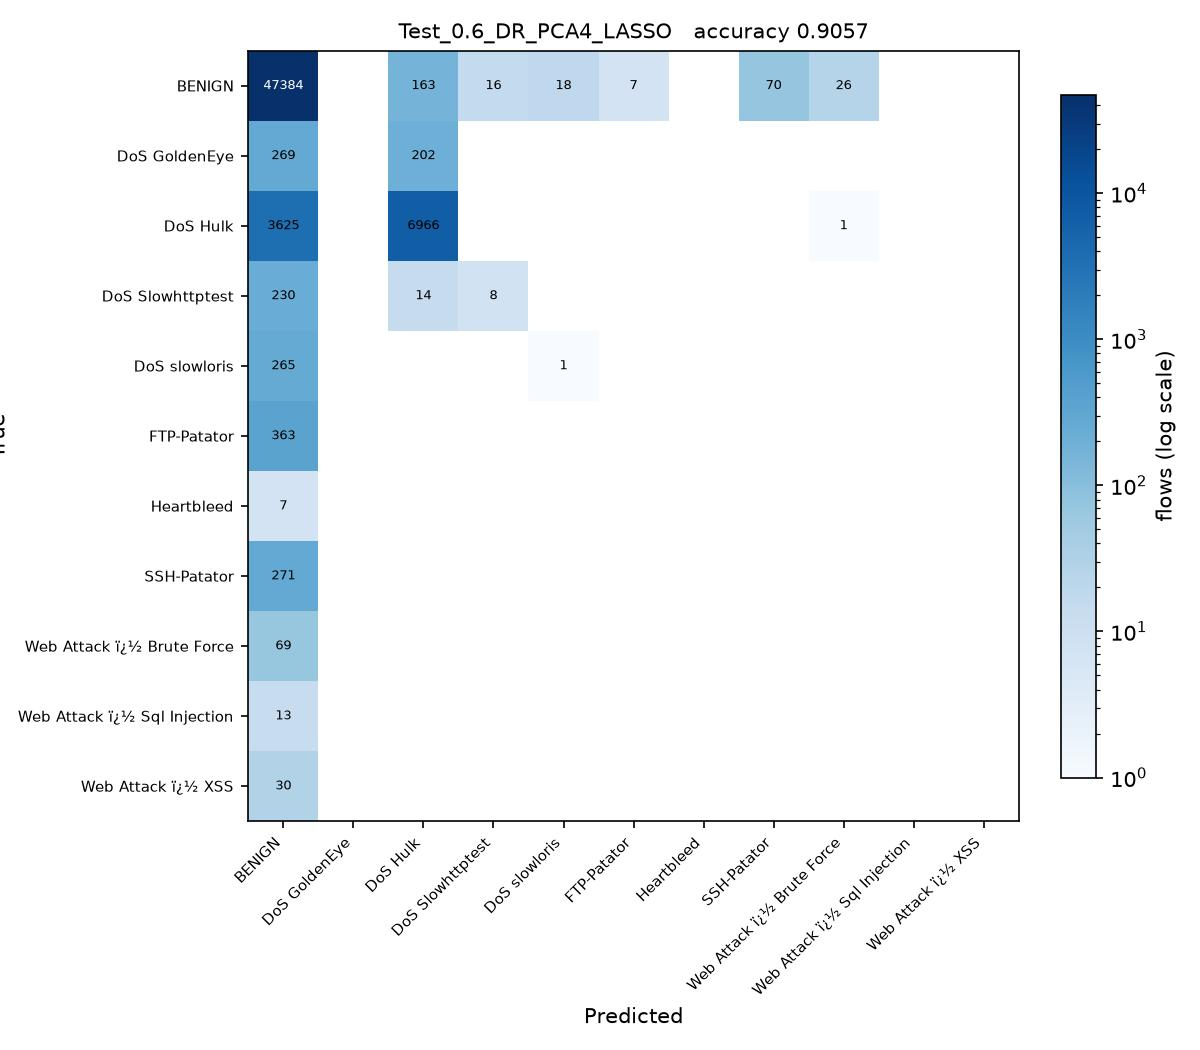

Source code (Python):
# Test_0.6_DR_PCA4_LASSO.py
#
# Test size 0.6  |  PCA, 4 components  |  Lasso Regression -> SGDClassifier(penalty='l1') (sheet #4)
#
# This is SGDC_60_40.py with the changes marked CHANGE below and nothing else.
#
# Sheet entry 4 is Lasso(alpha=0.1), a regressor. Its defining feature is the
# L1 penalty, which SGDClassifier(penalty='l1') applies to a classifier.
# alpha is left at the SGDClassifier default: the sheet's 0.1 is scaled to
# Lasso's own loss and means something different here.

import os
from pathlib import Path

# CHANGE 1: run from the project folder, so the CSV names below resolve, and
# read them as latin-1. The Web Attack labels contain byte 0x96, which the
# default utf-8 decoder rejects with UnicodeDecodeError.
os.chdir(Path(__file__).resolve().parent.parent)
import numpy as np
import pandas as pd

df1 = pd.read_csv(r'C:\Users\Karthika\OneDrive\Desktop\ACN_PCA_75_Runs\Scripts\Tuesday-WorkingHours.pcap_ISCX (1).csv', low_memory=True, encoding='latin-1')
df2 = pd.read_csv(r'C:\Users\Karthika\OneDrive\Desktop\ACN_PCA_75_Runs\Scripts\Wednesday-workingHours.pcap_ISCX.csv', low_memory=True, encoding='latin-1')
df3 = pd.read_csv(r'C:\Users\Karthika\OneDrive\Desktop\ACN_PCA_75_Runs\Scripts\Thursday-WorkingHours-Morning-WebAttacks.pcap_ISCX.csv', low_memory=True, encoding='latin-1')

dataset = pd.concat([df1, df2, df3], ignore_index=True)

dataset.columns = dataset.columns.str.strip()

# CHANGE 2: a stratified sample of 100000 flows, the same for every run.
# The full three captures hold about 1.3 million flows, which makes 75 runs
# impractical. At least 50 flows of every class are kept.
label = dataset.columns[-1]
dataset = pd.concat(
    [g.sample(n=min(len(g), max(50, round(100000 * len(g) / len(dataset)))), random_state=0)
     for _, g in dataset.groupby(label)],
    ignore_index=True
)

X = dataset.iloc[:, :-1]
y = dataset.iloc[:, -1]

X = X.apply(pd.to_numeric, errors='coerce')

X.replace([np.inf, -np.inf], np.nan, inplace=True)

from sklearn.impute import SimpleImputer

imputer = SimpleImputer(missing_values=np.nan, strategy='mean')
X = imputer.fit_transform(X)

from sklearn.preprocessing import LabelEncoder

labelencoder_y = LabelEncoder()
y = labelencoder_y.fit_transform(y)

from sklearn.model_selection import train_test_split

X_train, X_test, y_train, y_test = train_test_split(
    X,
    y,
    test_size=0.6,   # CHANGE 3: test size
    random_state=0,
    stratify=y
)

# CHANGE 4: PCA, from PCA_LDA_KErnel_PCA_CODE.pdf (fitted on training data only).
# PCA follows the directions of largest variance, so the features have to be on
# a common scale first, otherwise the components just track whichever column has
# the biggest units. The scaler is fitted on the training split only.
from sklearn.preprocessing import StandardScaler
from sklearn.decomposition import PCA

scaler = StandardScaler()
X_train = scaler.fit_transform(X_train)
X_test = scaler.transform(X_test)

pca = PCA(n_components=4)
X_train = pca.fit_transform(X_train)          # no labels: PCA is unsupervised
X_test = pca.transform(X_test)
print("\nVariance explained by 4 components : {:.4f}".format(pca.explained_variance_ratio_.sum()))

# CHANGE 5: Lasso Regression -> SGDClassifier(penalty='l1') (sheet #4) in place of SGDClassifier
from sklearn.linear_model import SGDClassifier

classifier = SGDClassifier(
    loss='hinge',
    penalty='l1',
    alpha=0.0001,
    max_iter=1000,
    tol=1e-3,
    random_state=0
)

classifier.fit(X_train, y_train)

y_pred = classifier.predict(X_test) 

from sklearn.metrics import confusion_matrix
from sklearn.metrics import accuracy_score
from sklearn.metrics import precision_score
from sklearn.metrics import recall_score
from sklearn.metrics import f1_score
from sklearn.metrics import classification_report

cm = confusion_matrix(y_test, y_pred)

print("Confusion Matrix:\n")
print(cm)

print("\nAccuracy : {:.4f}".format(accuracy_score(y_test, y_pred)))
print("\nPrecision : {:.4f}".format(precision_score(y_test, y_pred, average='weighted')))
print("\nRecall : {:.4f}".format(recall_score(y_test, y_pred, average='weighted')))
print("\nF1 Score : {:.4f}".format(f1_score(y_test, y_pred, average='weighted')))

print("\nClassification Report:\n")
print(classification_report(y_test, y_pred))
# CHANGE 6: save the confusion matrix as Test_0.6_DR_PCA4_LASSO.jpg and record the result
import matplotlib
matplotlib.use('Agg')
import matplotlib.pyplot as plt
from matplotlib.colors import LogNorm

here = Path(__file__).resolve().parent
names = [str(c) for c in labelencoder_y.classes_]
fig, ax = plt.subplots(figsize=(8, 7))
im = ax.imshow(cm, cmap='Blues', norm=LogNorm(vmin=1))
ax.set_xticks(range(len(names)), names, rotation=45, ha='right', fontsize=7)
ax.set_yticks(range(len(names)), names, fontsize=7)
ax.set_xlabel('Predicted')
ax.set_ylabel('True')
ax.set_title('Test_0.6_DR_PCA4_LASSO   accuracy {:.4f}'.format(accuracy_score(y_test, y_pred)), fontsize=10)
for i in range(cm.shape[0]):
    for j in range(cm.shape[1]):
        if cm[i, j]:
            ax.text(j, i, cm[i, j], ha='center', va='center', fontsize=6,
                    color='white' if cm[i, j] > cm.max() / 3 else 'black')
fig.colorbar(im, ax=ax, fraction=0.04, label='flows (log scale)')
fig.tight_layout()
fig.savefig(here / 'Test_0.6_DR_PCA4_LASSO.jpg', dpi=150)
plt.close(fig)

row = pd.DataFrame([{
    'Test': 0.6, 'DR': 'PCA4', 'Clas': 'LASSO',
    'Acc': round(accuracy_score(y_test, y_pred), 4),
    'Pre': round(precision_score(y_test, y_pred, average='weighted', zero_division=0), 4),
    'Rec': round(recall_score(y_test, y_pred, average='weighted', zero_division=0), 4),
    'F1': round(f1_score(y_test, y_pred, average='weighted', zero_division=0), 4),
    'script': 'Test_0.6_DR_PCA4_LASSO',
}])
out = here.parent / 'results' / '75_runs.csv'
out.parent.mkdir(exist_ok=True)
if out.exists():
    old = pd.read_csv(out)
    row = pd.concat([old[old['script'] != 'Test_0.6_DR_PCA4_LASSO'], row], ignore_index=True)
row.to_csv(out, index=False)
